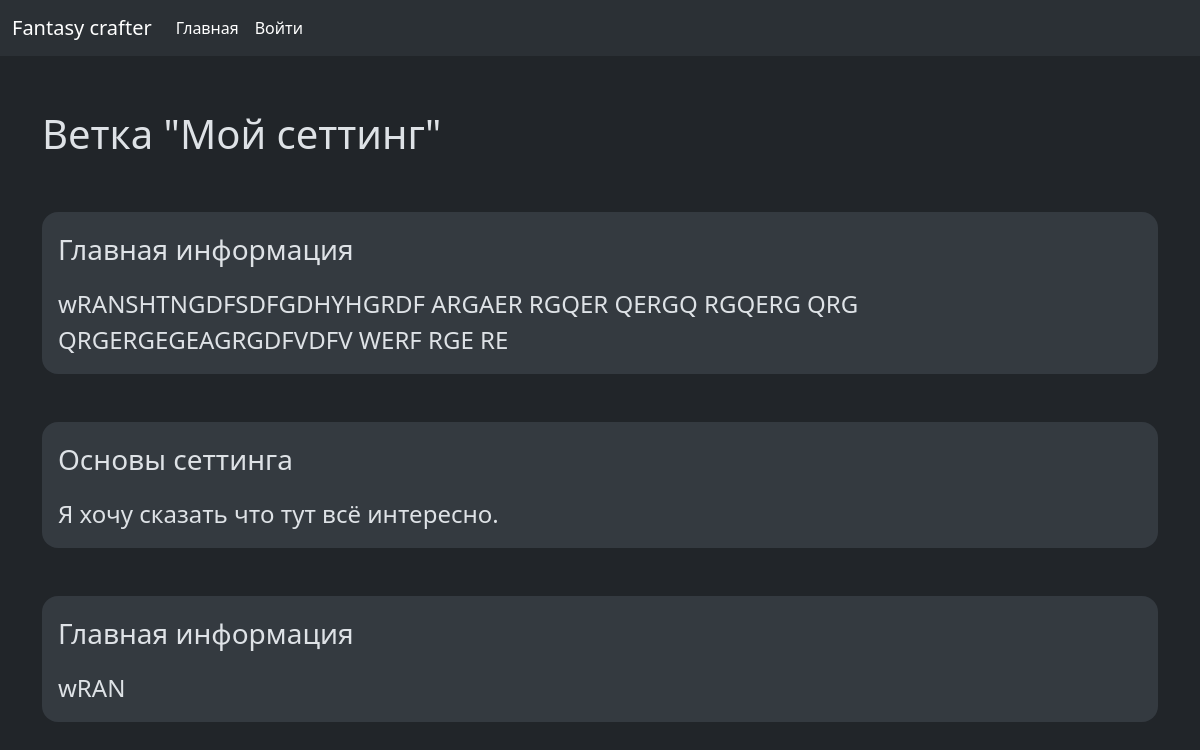
The app's page /show_node/1 with its own data.
### node_manager/models.py (models this page shows)
class Nodes(models.Model):
    name = models.CharField(max_length=200)
    access_mode = models.ForeignKey(AccessModes, null=False, blank=False, on_delete=models.DO_NOTHING)
    owner = models.ForeignKey(User, null=False, blank=False, on_delete=models.DO_NOTHING, related_name='node_owner')
    creator = models.ForeignKey(User, null=False, blank=False, on_delete=models.DO_NOTHING, related_name='node_creator')
    parent = models.ForeignKey('self', null=True, blank=True, on_delete=models.SET_NULL)
    level = models.IntegerField(default=0, null=False, blank=False)
    root_parent = models.ForeignKey('self', null=True, blank=True, on_delete=models.DO_NOTHING, related_name='root')
    class Meta:
        unique_together= (('name', 'creator'))

class NodePiece(models.Model):
    piece_name =  models.CharField(max_length=200)
    node = models.ForeignKey(Nodes, null=False, blank=False, on_delete=models.CASCADE)
    is_secret = models.BooleanField(null=False, blank=False, default=True)
    body = models.CharField()

### node_manager/views.py (the view, shortened to what this page needs)
# urls.py: path('show_node/<int:pk>', views.show_node, name='show_node'),
def show_node(request, pk):
    try:
        node = Nodes.objects.get(pk=pk)
    except Nodes.DoesNotExist:
        return redirect("node_manager:not_found")
    if request.user != node.owner:
        if node.access_mode.name == "private":
            return redirect("node_manager:forbidden")
        pieces = NodePiece.objects.filter(node=node, is_secret=False)
        form = None
    else:
        form = NodePieceForm()
        pieces = NodePiece.objects.filter(node=node)
    return render(request, "show_node.html", {'form': form, 'pieces': pieces, "node": node})

### node_manager/templates/show_node.html (shortened to what this page needs)
{% extends 'base_layout.html' %}
{% block content %}
<div class="container my-5">
    <div class="fs-1 mb-5">Ветка "{{ node.name }}"</div>
    {% for piece in pieces %}
    <div class="mb-5 piece bg-light-subtle rounded-4 p-3" id="piece-{{piece.id}}" id_value="{{ piece.id }}">
        <div class="mb-3 d-flex align-items-center gap-3">
            <div class="fs-3 piece_name">{{ piece.piece_name }}</div>
        </div>
        <div class="fs-4 piece_body">{{ piece.body}}</div>
    </div>
    {% endfor %}
</div>
{% endblock %}

### records on screen
Nodes: name "Мой сеттинг"
NodePiece: {{ piece.id }} 28 (drawn), piece_name "Главная информация", body "wRANSHTNGDFSDFGDHYHGRDF ARGAER RGQER QERGQ RGQERG QRG QRGERGEGEAGRGDFVDFV WERF RGE RE"
NodePiece: {{ piece.id }} 29 (drawn), piece_name "Основы сеттинга", body "Я хочу сказать что тут всё интересно."
NodePiece: {{ piece.id }} 30 (drawn), piece_name "Главная информация", body "wRAN"
